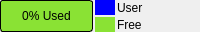
<?xml version="1.0" encoding="UTF-8"?>
<ui version="4.0">
 <class>MemoryUsageWidget</class>
 <widget class="QWidget" name="MemoryUsageWidget">
  <property name="geometry">
   <rect>
    <x>0</x>
    <y>0</y>
    <width>200</width>
    <height>32</height>
   </rect>
  </property>
  <property name="sizePolicy">
   <sizepolicy hsizetype="Fixed" vsizetype="Fixed">
    <horstretch>0</horstretch>
    <verstretch>0</verstretch>
   </sizepolicy>
  </property>
  <property name="minimumSize">
   <size>
    <width>200</width>
    <height>32</height>
   </size>
  </property>
  <property name="maximumSize">
   <size>
    <width>200</width>
    <height>57</height>
   </size>
  </property>
  <property name="windowTitle">
   <string>Form</string>
  </property>
  <layout class="QHBoxLayout" name="horizontalLayout">
   <property name="spacing">
    <number>2</number>
   </property>
   <property name="leftMargin">
    <number>0</number>
   </property>
   <property name="topMargin">
    <number>0</number>
   </property>
   <property name="rightMargin">
    <number>0</number>
   </property>
   <property name="bottomMargin">
    <number>0</number>
   </property>
   <item>
    <widget class="QProgressBar" name="usageProgressBar">
     <property name="sizePolicy">
      <sizepolicy hsizetype="Preferred" vsizetype="Preferred">
       <horstretch>0</horstretch>
       <verstretch>0</verstretch>
      </sizepolicy>
     </property>
     <property name="styleSheet">
      <string notr="true">QProgressBar:horizontal {
border: 1px solid black;
border-radius: 3px;
background: rgb(138, 226, 52);
	color: rgb(0, 0, 0);
}
QProgressBar::chunk:horizontal {
background: blue;
}</string>
     </property>
     <property name="value">
      <number>0</number>
     </property>
     <property name="alignment">
      <set>Qt::AlignCenter</set>
     </property>
     <property name="format">
      <string>%p% Used</string>
     </property>
    </widget>
   </item>
   <item>
    <layout class="QVBoxLayout" name="verticalLayout_2">
     <property name="spacing">
      <number>2</number>
     </property>
     <item>
      <widget class="QLabel" name="label_5">
       <property name="minimumSize">
        <size>
         <width>20</width>
         <height>0</height>
        </size>
       </property>
       <property name="maximumSize">
        <size>
         <width>20</width>
         <height>16777215</height>
        </size>
       </property>
       <property name="palette">
        <palette>
         <active>
          <colorrole role="WindowText">
           <brush brushstyle="SolidPattern">
            <color alpha="255">
             <red>0</red>
             <green>0</green>
             <blue>0</blue>
            </color>
           </brush>
          </colorrole>
          <colorrole role="Button">
           <brush brushstyle="SolidPattern">
            <color alpha="255">
             <red>0</red>
             <green>0</green>
             <blue>255</blue>
            </color>
           </brush>
          </colorrole>
          <colorrole role="Light">
           <brush brushstyle="SolidPattern">
            <color alpha="255">
             <red>127</red>
             <green>127</green>
             <blue>255</blue>
            </color>
           </brush>
          </colorrole>
          <colorrole role="Midlight">
           <brush brushstyle="SolidPattern">
            <color alpha="255">
             <red>63</red>
             <green>63</green>
             <blue>255</blue>
            </color>
           </brush>
          </colorrole>
          <colorrole role="Dark">
           <brush brushstyle="SolidPattern">
            <color alpha="255">
             <red>0</red>
             <green>0</green>
             <blue>127</blue>
            </color>
           </brush>
          </colorrole>
          <colorrole role="Mid">
           <brush brushstyle="SolidPattern">
            <color alpha="255">
             <red>0</red>
             <green>0</green>
             <blue>170</blue>
            </color>
           </brush>
          </colorrole>
          <colorrole role="Text">
           <brush brushstyle="SolidPattern">
            <color alpha="255">
             <red>0</red>
             <green>0</green>
             <blue>0</blue>
            </color>
           </brush>
          </colorrole>
          <colorrole role="BrightText">
           <brush brushstyle="SolidPattern">
            <color alpha="255">
             <red>255</red>
             <green>255</green>
             <blue>255</blue>
            </color>
           </brush>
          </colorrole>
          <colorrole role="ButtonText">
           <brush brushstyle="SolidPattern">
            <color alpha="255">
             <red>0</red>
             <green>0</green>
             <blue>0</blue>
            </color>
           </brush>
          </colorrole>
          <colorrole role="Base">
           <brush brushstyle="SolidPattern">
            <color alpha="255">
             <red>255</red>
             <green>255</green>
             <blue>255</blue>
            </color>
           </brush>
          </colorrole>
          <colorrole role="Window">
           <brush brushstyle="SolidPattern">
            <color alpha="255">
             <red>0</red>
             <green>0</green>
             <blue>255</blue>
            </color>
           </brush>
          </colorrole>
          <colorrole role="Shadow">
           <brush brushstyle="SolidPattern">
            <color alpha="255">
             <red>0</red>
             <green>0</green>
             <blue>0</blue>
            </color>
           </brush>
          </colorrole>
          <colorrole role="AlternateBase">
           <brush brushstyle="SolidPattern">
            <color alpha="255">
             <red>127</red>
             <green>127</green>
             <blue>255</blue>
            </color>
           </brush>
          </colorrole>
          <colorrole role="ToolTipBase">
           <brush brushstyle="SolidPattern">
            <color alpha="255">
             <red>255</red>
             <green>255</green>
             <blue>220</blue>
            </color>
           </brush>
          </colorrole>
          <colorrole role="ToolTipText">
           <brush brushstyle="SolidPattern">
            <color alpha="255">
             <red>0</red>
             <green>0</green>
             <blue>0</blue>
            </color>
           </brush>
          </colorrole>
         </active>
         <inactive>
          <colorrole role="WindowText">
           <brush brushstyle="SolidPattern">
            <color alpha="255">
             <red>0</red>
             <green>0</green>
             <blue>0</blue>
            </color>
           </brush>
          </colorrole>
          <colorrole role="Button">
           <brush brushstyle="SolidPattern">
            <color alpha="255">
             <red>0</red>
             <green>0</green>
             <blue>255</blue>
            </color>
           </brush>
          </colorrole>
          <colorrole role="Light">
           <brush brushstyle="SolidPattern">
            <color alpha="255">
             <red>127</red>
             <green>127</green>
             <blue>255</blue>
            </color>
           </brush>
          </colorrole>
          <colorrole role="Midlight">
           <brush brushstyle="SolidPattern">
            <color alpha="255">
             <red>63</red>
             <green>63</green>
             <blue>255</blue>
            </color>
           </brush>
          </colorrole>
          <colorrole role="Dark">
           <brush brushstyle="SolidPattern">
            <color alpha="255">
             <red>0</red>
             <green>0</green>
             <blue>127</blue>
            </color>
           </brush>
          </colorrole>
          <colorrole role="Mid">
           <brush brushstyle="SolidPattern">
            <color alpha="255">
             <red>0</red>
             <green>0</green>
             <blue>170</blue>
            </color>
           </brush>
          </colorrole>
          <colorrole role="Text">
           <brush brushstyle="SolidPattern">
            <color alpha="255">
             <red>0</red>
             <green>0</green>
             <blue>0</blue>
            </color>
           </brush>
          </colorrole>
          <colorrole role="BrightText">
           <brush brushstyle="SolidPattern">
            <color alpha="255">
             <red>255</red>
             <green>255</green>
             <blue>255</blue>
            </color>
           </brush>
          </colorrole>
          <colorrole role="ButtonText">
           <brush brushstyle="SolidPattern">
            <color alpha="255">
             <red>0</red>
             <green>0</green>
             <blue>0</blue>
            </color>
           </brush>
          </colorrole>
          <colorrole role="Base">
           <brush brushstyle="SolidPattern">
            <color alpha="255">
             <red>255</red>
             <green>255</green>
             <blue>255</blue>
            </color>
           </brush>
          </colorrole>
          <colorrole role="Window">
           <brush brushstyle="SolidPattern">
            <color alpha="255">
             <red>0</red>
             <green>0</green>
             <blue>255</blue>
            </color>
           </brush>
          </colorrole>
          <colorrole role="Shadow">
           <brush brushstyle="SolidPattern">
            <color alpha="255">
             <red>0</red>
             <green>0</green>
             <blue>0</blue>
            </color>
           </brush>
          </colorrole>
          <colorrole role="AlternateBase">
           <brush brushstyle="SolidPattern">
            <color alpha="255">
             <red>127</red>
             <green>127</green>
             <blue>255</blue>
            </color>
           </brush>
          </colorrole>
          <colorrole role="ToolTipBase">
           <brush brushstyle="SolidPattern">
            <color alpha="255">
             <red>255</red>
             <green>255</green>
             <blue>220</blue>
            </color>
           </brush>
          </colorrole>
          <colorrole role="ToolTipText">
           <brush brushstyle="SolidPattern">
            <color alpha="255">
             <red>0</red>
             <green>0</green>
             <blue>0</blue>
            </color>
           </brush>
          </colorrole>
         </inactive>
         <disabled>
          <colorrole role="WindowText">
           <brush brushstyle="SolidPattern">
            <color alpha="255">
             <red>0</red>
             <green>0</green>
             <blue>127</blue>
            </color>
           </brush>
          </colorrole>
          <colorrole role="Button">
           <brush brushstyle="SolidPattern">
            <color alpha="255">
             <red>0</red>
             <green>0</green>
             <blue>255</blue>
            </color>
           </brush>
          </colorrole>
          <colorrole role="Light">
           <brush brushstyle="SolidPattern">
            <color alpha="255">
             <red>127</red>
             <green>127</green>
             <blue>255</blue>
            </color>
           </brush>
          </colorrole>
          <colorrole role="Midlight">
           <brush brushstyle="SolidPattern">
            <color alpha="255">
             <red>63</red>
             <green>63</green>
             <blue>255</blue>
            </color>
           </brush>
          </colorrole>
          <colorrole role="Dark">
           <brush brushstyle="SolidPattern">
            <color alpha="255">
             <red>0</red>
             <green>0</green>
             <blue>127</blue>
            </color>
           </brush>
          </colorrole>
          <colorrole role="Mid">
           <brush brushstyle="SolidPattern">
            <color alpha="255">
             <red>0</red>
             <green>0</green>
             <blue>170</blue>
            </color>
           </brush>
          </colorrole>
          <colorrole role="Text">
           <brush brushstyle="SolidPattern">
            <color alpha="255">
             <red>0</red>
             <green>0</green>
             <blue>127</blue>
            </color>
           </brush>
          </colorrole>
          <colorrole role="BrightText">
           <brush brushstyle="SolidPattern">
            <color alpha="255">
             <red>255</red>
             <green>255</green>
             <blue>255</blue>
            </color>
           </brush>
          </colorrole>
          <colorrole role="ButtonText">
           <brush brushstyle="SolidPattern">
            <color alpha="255">
             <red>0</red>
             <green>0</green>
             <blue>127</blue>
            </color>
           </brush>
          </colorrole>
          <colorrole role="Base">
           <brush brushstyle="SolidPattern">
            <color alpha="255">
             <red>0</red>
             <green>0</green>
             <blue>255</blue>
            </color>
           </brush>
          </colorrole>
          <colorrole role="Window">
           <brush brushstyle="SolidPattern">
            <color alpha="255">
             <red>0</red>
             <green>0</green>
             <blue>255</blue>
            </color>
           </brush>
          </colorrole>
          <colorrole role="Shadow">
           <brush brushstyle="SolidPattern">
            <color alpha="255">
             <red>0</red>
             <green>0</green>
             <blue>0</blue>
            </color>
           </brush>
          </colorrole>
          <colorrole role="AlternateBase">
           <brush brushstyle="SolidPattern">
            <color alpha="255">
             <red>0</red>
             <green>0</green>
             <blue>255</blue>
            </color>
           </brush>
          </colorrole>
          <colorrole role="ToolTipBase">
           <brush brushstyle="SolidPattern">
            <color alpha="255">
             <red>255</red>
             <green>255</green>
             <blue>220</blue>
            </color>
           </brush>
          </colorrole>
          <colorrole role="ToolTipText">
           <brush brushstyle="SolidPattern">
            <color alpha="255">
             <red>0</red>
             <green>0</green>
             <blue>0</blue>
            </color>
           </brush>
          </colorrole>
         </disabled>
        </palette>
       </property>
       <property name="autoFillBackground">
        <bool>true</bool>
       </property>
       <property name="text">
        <string/>
       </property>
      </widget>
     </item>
     <item>
      <widget class="QLabel" name="label_6">
       <property name="minimumSize">
        <size>
         <width>20</width>
         <height>0</height>
        </size>
       </property>
       <property name="maximumSize">
        <size>
         <width>20</width>
         <height>16777215</height>
        </size>
       </property>
       <property name="palette">
        <palette>
         <active>
          <colorrole role="WindowText">
           <brush brushstyle="SolidPattern">
            <color alpha="255">
             <red>0</red>
             <green>0</green>
             <blue>0</blue>
            </color>
           </brush>
          </colorrole>
          <colorrole role="Button">
           <brush brushstyle="SolidPattern">
            <color alpha="255">
             <red>138</red>
             <green>226</green>
             <blue>52</blue>
            </color>
           </brush>
          </colorrole>
          <colorrole role="Light">
           <brush brushstyle="SolidPattern">
            <color alpha="255">
             <red>198</red>
             <green>255</green>
             <blue>143</blue>
            </color>
           </brush>
          </colorrole>
          <colorrole role="Midlight">
           <brush brushstyle="SolidPattern">
            <color alpha="255">
             <red>168</red>
             <green>240</green>
             <blue>97</blue>
            </color>
           </brush>
          </colorrole>
          <colorrole role="Dark">
           <brush brushstyle="SolidPattern">
            <color alpha="255">
             <red>69</red>
             <green>113</green>
             <blue>26</blue>
            </color>
           </brush>
          </colorrole>
          <colorrole role="Mid">
           <brush brushstyle="SolidPattern">
            <color alpha="255">
             <red>92</red>
             <green>151</green>
             <blue>34</blue>
            </color>
           </brush>
          </colorrole>
          <colorrole role="Text">
           <brush brushstyle="SolidPattern">
            <color alpha="255">
             <red>0</red>
             <green>0</green>
             <blue>0</blue>
            </color>
           </brush>
          </colorrole>
          <colorrole role="BrightText">
           <brush brushstyle="SolidPattern">
            <color alpha="255">
             <red>255</red>
             <green>255</green>
             <blue>255</blue>
            </color>
           </brush>
          </colorrole>
          <colorrole role="ButtonText">
           <brush brushstyle="SolidPattern">
            <color alpha="255">
             <red>0</red>
             <green>0</green>
             <blue>0</blue>
            </color>
           </brush>
          </colorrole>
          <colorrole role="Base">
           <brush brushstyle="SolidPattern">
            <color alpha="255">
             <red>255</red>
             <green>255</green>
             <blue>255</blue>
            </color>
           </brush>
          </colorrole>
          <colorrole role="Window">
           <brush brushstyle="SolidPattern">
            <color alpha="255">
             <red>138</red>
             <green>226</green>
             <blue>52</blue>
            </color>
           </brush>
          </colorrole>
          <colorrole role="Shadow">
           <brush brushstyle="SolidPattern">
            <color alpha="255">
             <red>0</red>
             <green>0</green>
             <blue>0</blue>
            </color>
           </brush>
          </colorrole>
          <colorrole role="AlternateBase">
           <brush brushstyle="SolidPattern">
            <color alpha="255">
             <red>196</red>
             <green>240</green>
             <blue>153</blue>
            </color>
           </brush>
          </colorrole>
          <colorrole role="ToolTipBase">
           <brush brushstyle="SolidPattern">
            <color alpha="255">
             <red>255</red>
             <green>255</green>
             <blue>220</blue>
            </color>
           </brush>
          </colorrole>
          <colorrole role="ToolTipText">
           <brush brushstyle="SolidPattern">
            <color alpha="255">
             <red>0</red>
             <green>0</green>
             <blue>0</blue>
            </color>
           </brush>
          </colorrole>
         </active>
         <inactive>
          <colorrole role="WindowText">
           <brush brushstyle="SolidPattern">
            <color alpha="255">
             <red>0</red>
             <green>0</green>
             <blue>0</blue>
            </color>
           </brush>
          </colorrole>
          <colorrole role="Button">
           <brush brushstyle="SolidPattern">
            <color alpha="255">
             <red>138</red>
             <green>226</green>
             <blue>52</blue>
            </color>
           </brush>
          </colorrole>
          <colorrole role="Light">
           <brush brushstyle="SolidPattern">
            <color alpha="255">
             <red>198</red>
             <green>255</green>
             <blue>143</blue>
            </color>
           </brush>
          </colorrole>
          <colorrole role="Midlight">
           <brush brushstyle="SolidPattern">
            <color alpha="255">
             <red>168</red>
             <green>240</green>
             <blue>97</blue>
            </color>
           </brush>
          </colorrole>
          <colorrole role="Dark">
           <brush brushstyle="SolidPattern">
            <color alpha="255">
             <red>69</red>
             <green>113</green>
             <blue>26</blue>
            </color>
           </brush>
          </colorrole>
          <colorrole role="Mid">
           <brush brushstyle="SolidPattern">
            <color alpha="255">
             <red>92</red>
             <green>151</green>
             <blue>34</blue>
            </color>
           </brush>
          </colorrole>
          <colorrole role="Text">
           <brush brushstyle="SolidPattern">
            <color alpha="255">
             <red>0</red>
             <green>0</green>
             <blue>0</blue>
            </color>
           </brush>
          </colorrole>
          <colorrole role="BrightText">
           <brush brushstyle="SolidPattern">
            <color alpha="255">
             <red>255</red>
             <green>255</green>
             <blue>255</blue>
            </color>
           </brush>
          </colorrole>
          <colorrole role="ButtonText">
           <brush brushstyle="SolidPattern">
            <color alpha="255">
             <red>0</red>
             <green>0</green>
             <blue>0</blue>
            </color>
           </brush>
          </colorrole>
          <colorrole role="Base">
           <brush brushstyle="SolidPattern">
            <color alpha="255">
             <red>255</red>
             <green>255</green>
             <blue>255</blue>
            </color>
           </brush>
          </colorrole>
          <colorrole role="Window">
           <brush brushstyle="SolidPattern">
            <color alpha="255">
             <red>138</red>
             <green>226</green>
             <blue>52</blue>
            </color>
           </brush>
          </colorrole>
          <colorrole role="Shadow">
           <brush brushstyle="SolidPattern">
            <color alpha="255">
             <red>0</red>
             <green>0</green>
             <blue>0</blue>
            </color>
           </brush>
          </colorrole>
          <colorrole role="AlternateBase">
           <brush brushstyle="SolidPattern">
            <color alpha="255">
             <red>196</red>
             <green>240</green>
             <blue>153</blue>
            </color>
           </brush>
          </colorrole>
          <colorrole role="ToolTipBase">
           <brush brushstyle="SolidPattern">
            <color alpha="255">
             <red>255</red>
             <green>255</green>
             <blue>220</blue>
            </color>
           </brush>
          </colorrole>
          <colorrole role="ToolTipText">
           <brush brushstyle="SolidPattern">
            <color alpha="255">
             <red>0</red>
             <green>0</green>
             <blue>0</blue>
            </color>
           </brush>
          </colorrole>
         </inactive>
         <disabled>
          <colorrole role="WindowText">
           <brush brushstyle="SolidPattern">
            <color alpha="255">
             <red>69</red>
             <green>113</green>
             <blue>26</blue>
            </color>
           </brush>
          </colorrole>
          <colorrole role="Button">
           <brush brushstyle="SolidPattern">
            <color alpha="255">
             <red>138</red>
             <green>226</green>
             <blue>52</blue>
            </color>
           </brush>
          </colorrole>
          <colorrole role="Light">
           <brush brushstyle="SolidPattern">
            <color alpha="255">
             <red>198</red>
             <green>255</green>
             <blue>143</blue>
            </color>
           </brush>
          </colorrole>
          <colorrole role="Midlight">
           <brush brushstyle="SolidPattern">
            <color alpha="255">
             <red>168</red>
             <green>240</green>
             <blue>97</blue>
            </color>
           </brush>
          </colorrole>
          <colorrole role="Dark">
           <brush brushstyle="SolidPattern">
            <color alpha="255">
             <red>69</red>
             <green>113</green>
             <blue>26</blue>
            </color>
           </brush>
          </colorrole>
          <colorrole role="Mid">
           <brush brushstyle="SolidPattern">
            <color alpha="255">
             <red>92</red>
             <green>151</green>
             <blue>34</blue>
            </color>
           </brush>
          </colorrole>
          <colorrole role="Text">
           <brush brushstyle="SolidPattern">
            <color alpha="255">
             <red>69</red>
             <green>113</green>
             <blue>26</blue>
            </color>
           </brush>
          </colorrole>
          <colorrole role="BrightText">
           <brush brushstyle="SolidPattern">
            <color alpha="255">
             <red>255</red>
             <green>255</green>
             <blue>255</blue>
            </color>
           </brush>
          </colorrole>
          <colorrole role="ButtonText">
           <brush brushstyle="SolidPattern">
            <color alpha="255">
             <red>69</red>
             <green>113</green>
             <blue>26</blue>
            </color>
           </brush>
          </colorrole>
          <colorrole role="Base">
           <brush brushstyle="SolidPattern">
            <color alpha="255">
             <red>138</red>
             <green>226</green>
             <blue>52</blue>
            </color>
           </brush>
          </colorrole>
          <colorrole role="Window">
           <brush brushstyle="SolidPattern">
            <color alpha="255">
             <red>138</red>
             <green>226</green>
             <blue>52</blue>
            </color>
           </brush>
          </colorrole>
          <colorrole role="Shadow">
           <brush brushstyle="SolidPattern">
            <color alpha="255">
             <red>0</red>
             <green>0</green>
             <blue>0</blue>
            </color>
           </brush>
          </colorrole>
          <colorrole role="AlternateBase">
           <brush brushstyle="SolidPattern">
            <color alpha="255">
             <red>138</red>
             <green>226</green>
             <blue>52</blue>
            </color>
           </brush>
          </colorrole>
          <colorrole role="ToolTipBase">
           <brush brushstyle="SolidPattern">
            <color alpha="255">
             <red>255</red>
             <green>255</green>
             <blue>220</blue>
            </color>
           </brush>
          </colorrole>
          <colorrole role="ToolTipText">
           <brush brushstyle="SolidPattern">
            <color alpha="255">
             <red>0</red>
             <green>0</green>
             <blue>0</blue>
            </color>
           </brush>
          </colorrole>
         </disabled>
        </palette>
       </property>
       <property name="autoFillBackground">
        <bool>true</bool>
       </property>
       <property name="text">
        <string/>
       </property>
      </widget>
     </item>
    </layout>
   </item>
   <item>
    <layout class="QVBoxLayout" name="verticalLayout">
     <property name="spacing">
      <number>2</number>
     </property>
     <item>
      <widget class="QLabel" name="userLabel">
       <property name="text">
        <string>User</string>
       </property>
      </widget>
     </item>
     <item>
      <widget class="QLabel" name="freeLabel">
       <property name="text">
        <string>Free</string>
       </property>
      </widget>
     </item>
    </layout>
   </item>
  </layout>
 </widget>
 <resources/>
 <connections/>
</ui>
